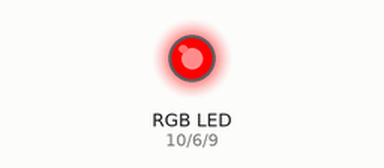
Recording of a sketch running on a simulated Arduino Uno, built with avr-gcc and run on an emulated ATmega328P. Shown: an RGB LED mixed from three pins (HIGH = lit).

Above: at 0.5 s.
At 1.5 s:
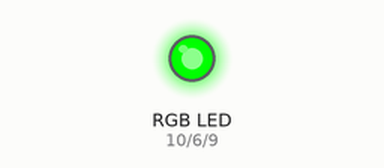
At 2.5 s:
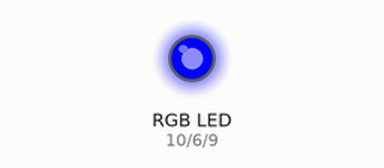
At 3.5 s:
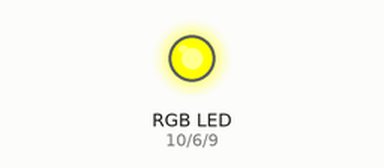
Timing chart, 0 to 5.2 s (numbered marks = the images above):
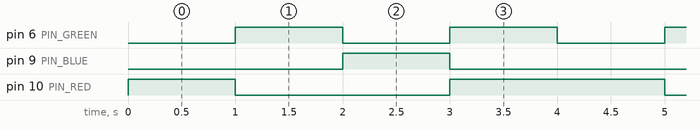

The sketch:

RGB_LED.ino
```cpp
// This code defines three pins, namely PIN_RED, PIN_BLUE, and PIN_GREEN,
// which correspond to the digital pins 10, 9, and 6, respectively.
// These pins are set up as output pins in the setup() function.
// In the loop() function, a sequence is repeatedly run to create different
// olours using analogWrite for PWM (Pulse Width Modulation)
// on each pin to control the intensity of the respective colour channels, i.e., red, green, and blue.
// it allows running a pttern of various colours

//Red: (255, 0, 0)
//Green: (0, 255, 0)
//Blue: (0, 0, 255)
//Yellow: (255, 255, 0)
//Magenta: (255, 0, 255)
//Cyan: (0, 255, 255)


// created by Kacper Sikorski
// 10/01/2024

#define PIN_RED 10
#define PIN_BLUE 9
#define PIN_GREEN 6


void setup() {
  // put your setup code here, to run once:
  pinMode(PIN_RED,   OUTPUT);
  pinMode(PIN_GREEN, OUTPUT);
  pinMode(PIN_BLUE,  OUTPUT);
}

void loop() {
  // put your main code here, to run repeatedly:
// colour R = 135, G = 215, B = 215 - DarkSlateGray3	#87d7d7
  analogWrite(PIN_RED,   255);
  analogWrite(PIN_GREEN, 0);
  analogWrite(PIN_BLUE,  0);

  delay(1000); // keep the color 1 second

  // colour	Red3	#d70000	rgb(215,0,0
  analogWrite(PIN_RED,   0);
  analogWrite(PIN_GREEN, 255);
  analogWrite(PIN_BLUE,  0);

  delay(1000); // keep the color 1 second

  // output blue for 1 second  Blue: (0, 0, 255)
  analogWrite(PIN_RED,   0);
  analogWrite(PIN_GREEN, 0);
  analogWrite(PIN_BLUE,  255);

  delay(1000);
// colour code Yellow1	#ffff00	rgb(255,255,0)
  analogWrite(PIN_RED,   255);
  analogWrite(PIN_GREEN, 255);
  analogWrite(PIN_BLUE,  0);

  delay(1000); // keep the color 1 second
}
```

Measured:
- by itself, pin 6 (PIN_GREEN): alternates HIGH for 1.0 s and LOW for 1.0 s
- by itself, pin 9 (PIN_BLUE): alternates HIGH for 1.0 s and LOW for 3.0 s
- by itself, pin 10 (PIN_RED): repeats every 4.0 s: LOW 2.0 s, HIGH 2.0 s
